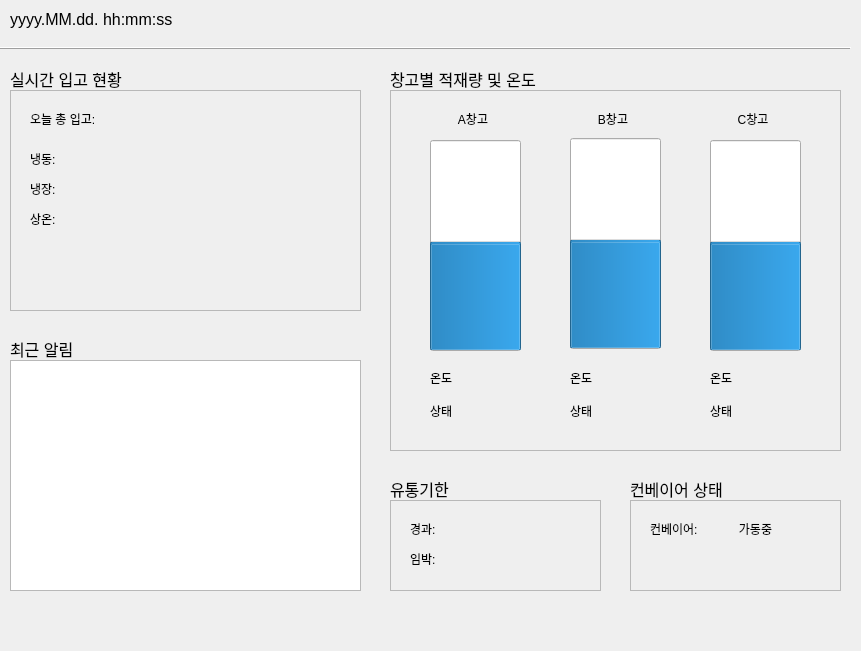
<?xml version="1.0" encoding="UTF-8"?>
<ui version="4.0">
 <class>dashboard</class>
 <widget class="QWidget" name="dashboard">
  <property name="geometry">
   <rect>
    <x>0</x>
    <y>0</y>
    <width>861</width>
    <height>651</height>
   </rect>
  </property>
  <property name="windowTitle">
   <string>Form</string>
  </property>
  <widget class="QLabel" name="label_4">
   <property name="geometry">
    <rect>
     <x>630</x>
     <y>480</y>
     <width>191</width>
     <height>18</height>
    </rect>
   </property>
   <property name="font">
    <font>
     <pointsize>12</pointsize>
     <weight>50</weight>
     <bold>false</bold>
    </font>
   </property>
   <property name="text">
    <string>컨베이어 상태</string>
   </property>
  </widget>
  <widget class="QLabel" name="label_3">
   <property name="geometry">
    <rect>
     <x>390</x>
     <y>480</y>
     <width>66</width>
     <height>18</height>
    </rect>
   </property>
   <property name="font">
    <font>
     <pointsize>12</pointsize>
     <weight>50</weight>
     <bold>false</bold>
    </font>
   </property>
   <property name="text">
    <string>유통기한</string>
   </property>
  </widget>
  <widget class="QLabel" name="datetime">
   <property name="geometry">
    <rect>
     <x>10</x>
     <y>10</y>
     <width>191</width>
     <height>18</height>
    </rect>
   </property>
   <property name="font">
    <font>
     <pointsize>12</pointsize>
    </font>
   </property>
   <property name="text">
    <string>yyyy.MM.dd. hh:mm:ss</string>
   </property>
  </widget>
  <widget class="QLabel" name="label_2">
   <property name="geometry">
    <rect>
     <x>390</x>
     <y>70</y>
     <width>191</width>
     <height>18</height>
    </rect>
   </property>
   <property name="font">
    <font>
     <pointsize>12</pointsize>
     <weight>50</weight>
     <bold>false</bold>
    </font>
   </property>
   <property name="text">
    <string>창고별 적재량 및 온도</string>
   </property>
  </widget>
  <widget class="QLabel" name="label_12">
   <property name="geometry">
    <rect>
     <x>10</x>
     <y>70</y>
     <width>191</width>
     <height>18</height>
    </rect>
   </property>
   <property name="font">
    <font>
     <pointsize>12</pointsize>
     <weight>50</weight>
     <bold>false</bold>
    </font>
   </property>
   <property name="text">
    <string>실시간 입고 현황</string>
   </property>
  </widget>
  <widget class="QFrame" name="frame">
   <property name="geometry">
    <rect>
     <x>0</x>
     <y>40</y>
     <width>851</width>
     <height>16</height>
    </rect>
   </property>
   <property name="frameShape">
    <enum>QFrame::HLine</enum>
   </property>
   <property name="frameShadow">
    <enum>QFrame::Raised</enum>
   </property>
  </widget>
  <widget class="QLabel" name="label_11">
   <property name="geometry">
    <rect>
     <x>10</x>
     <y>340</y>
     <width>121</width>
     <height>18</height>
    </rect>
   </property>
   <property name="font">
    <font>
     <pointsize>12</pointsize>
     <weight>50</weight>
     <bold>false</bold>
    </font>
   </property>
   <property name="text">
    <string>최근 알림</string>
   </property>
  </widget>
  <widget class="QFrame" name="frame_7">
   <property name="geometry">
    <rect>
     <x>10</x>
     <y>90</y>
     <width>351</width>
     <height>221</height>
    </rect>
   </property>
   <property name="frameShape">
    <enum>QFrame::StyledPanel</enum>
   </property>
   <property name="frameShadow">
    <enum>QFrame::Raised</enum>
   </property>
   <widget class="QLabel" name="label">
    <property name="geometry">
     <rect>
      <x>20</x>
      <y>20</y>
      <width>91</width>
      <height>18</height>
     </rect>
    </property>
    <property name="text">
     <string>오늘 총 입고:</string>
    </property>
   </widget>
   <widget class="QLabel" name="in_total">
    <property name="geometry">
     <rect>
      <x>140</x>
      <y>20</y>
      <width>91</width>
      <height>18</height>
     </rect>
    </property>
    <property name="text">
     <string/>
    </property>
   </widget>
   <widget class="QLabel" name="label_7">
    <property name="geometry">
     <rect>
      <x>20</x>
      <y>60</y>
      <width>51</width>
      <height>18</height>
     </rect>
    </property>
    <property name="text">
     <string>냉동:</string>
    </property>
   </widget>
   <widget class="QLabel" name="label_8">
    <property name="geometry">
     <rect>
      <x>20</x>
      <y>90</y>
      <width>51</width>
      <height>18</height>
     </rect>
    </property>
    <property name="text">
     <string>냉장:</string>
    </property>
   </widget>
   <widget class="QLabel" name="label_9">
    <property name="geometry">
     <rect>
      <x>20</x>
      <y>120</y>
      <width>51</width>
      <height>18</height>
     </rect>
    </property>
    <property name="text">
     <string>상온:</string>
    </property>
   </widget>
   <widget class="QLabel" name="in_warehouse_A">
    <property name="geometry">
     <rect>
      <x>90</x>
      <y>60</y>
      <width>91</width>
      <height>18</height>
     </rect>
    </property>
    <property name="text">
     <string/>
    </property>
   </widget>
   <widget class="QLabel" name="in_warehouse_B">
    <property name="geometry">
     <rect>
      <x>90</x>
      <y>90</y>
      <width>91</width>
      <height>18</height>
     </rect>
    </property>
    <property name="text">
     <string/>
    </property>
   </widget>
   <widget class="QLabel" name="in_warehouse_C">
    <property name="geometry">
     <rect>
      <x>90</x>
      <y>120</y>
      <width>91</width>
      <height>18</height>
     </rect>
    </property>
    <property name="text">
     <string/>
    </property>
   </widget>
  </widget>
  <widget class="QFrame" name="frame_9">
   <property name="geometry">
    <rect>
     <x>390</x>
     <y>90</y>
     <width>451</width>
     <height>361</height>
    </rect>
   </property>
   <property name="frameShape">
    <enum>QFrame::StyledPanel</enum>
   </property>
   <property name="frameShadow">
    <enum>QFrame::Raised</enum>
   </property>
   <widget class="QLabel" name="warehouse_C_temp">
    <property name="geometry">
     <rect>
      <x>320</x>
      <y>278</y>
      <width>91</width>
      <height>20</height>
     </rect>
    </property>
    <property name="text">
     <string>온도</string>
    </property>
    <property name="alignment">
     <set>Qt::AlignLeading|Qt::AlignLeft|Qt::AlignVCenter</set>
    </property>
   </widget>
   <widget class="QLabel" name="warehouse_B_status">
    <property name="geometry">
     <rect>
      <x>180</x>
      <y>310</y>
      <width>91</width>
      <height>21</height>
     </rect>
    </property>
    <property name="text">
     <string>상태</string>
    </property>
    <property name="alignment">
     <set>Qt::AlignLeading|Qt::AlignLeft|Qt::AlignVCenter</set>
    </property>
   </widget>
   <widget class="QLabel" name="warehouse_B_temp">
    <property name="geometry">
     <rect>
      <x>180</x>
      <y>277</y>
      <width>91</width>
      <height>21</height>
     </rect>
    </property>
    <property name="text">
     <string>온도</string>
    </property>
    <property name="alignment">
     <set>Qt::AlignLeading|Qt::AlignLeft|Qt::AlignVCenter</set>
    </property>
   </widget>
   <widget class="QProgressBar" name="warehouse_A_bar">
    <property name="geometry">
     <rect>
      <x>40</x>
      <y>50</y>
      <width>91</width>
      <height>211</height>
     </rect>
    </property>
    <property name="layoutDirection">
     <enum>Qt::LeftToRight</enum>
    </property>
    <property name="value">
     <number>50</number>
    </property>
    <property name="alignment">
     <set>Qt::AlignHCenter|Qt::AlignTop</set>
    </property>
    <property name="textVisible">
     <bool>true</bool>
    </property>
    <property name="orientation">
     <enum>Qt::Vertical</enum>
    </property>
    <property name="textDirection">
     <enum>QProgressBar::TopToBottom</enum>
    </property>
   </widget>
   <widget class="QProgressBar" name="warehouse_B_bar">
    <property name="geometry">
     <rect>
      <x>180</x>
      <y>48</y>
      <width>91</width>
      <height>211</height>
     </rect>
    </property>
    <property name="layoutDirection">
     <enum>Qt::LeftToRight</enum>
    </property>
    <property name="value">
     <number>50</number>
    </property>
    <property name="alignment">
     <set>Qt::AlignHCenter|Qt::AlignTop</set>
    </property>
    <property name="textVisible">
     <bool>true</bool>
    </property>
    <property name="orientation">
     <enum>Qt::Vertical</enum>
    </property>
    <property name="textDirection">
     <enum>QProgressBar::TopToBottom</enum>
    </property>
   </widget>
   <widget class="QLabel" name="warehouse_A_status">
    <property name="geometry">
     <rect>
      <x>40</x>
      <y>310</y>
      <width>91</width>
      <height>21</height>
     </rect>
    </property>
    <property name="text">
     <string>상태</string>
    </property>
    <property name="alignment">
     <set>Qt::AlignLeading|Qt::AlignLeft|Qt::AlignVCenter</set>
    </property>
   </widget>
   <widget class="QProgressBar" name="warehouse_C_bar">
    <property name="geometry">
     <rect>
      <x>320</x>
      <y>50</y>
      <width>91</width>
      <height>211</height>
     </rect>
    </property>
    <property name="layoutDirection">
     <enum>Qt::LeftToRight</enum>
    </property>
    <property name="value">
     <number>50</number>
    </property>
    <property name="alignment">
     <set>Qt::AlignHCenter|Qt::AlignTop</set>
    </property>
    <property name="textVisible">
     <bool>true</bool>
    </property>
    <property name="orientation">
     <enum>Qt::Vertical</enum>
    </property>
    <property name="textDirection">
     <enum>QProgressBar::TopToBottom</enum>
    </property>
   </widget>
   <widget class="QLabel" name="warehouse_C">
    <property name="geometry">
     <rect>
      <x>330</x>
      <y>20</y>
      <width>66</width>
      <height>18</height>
     </rect>
    </property>
    <property name="text">
     <string>C창고</string>
    </property>
    <property name="alignment">
     <set>Qt::AlignCenter</set>
    </property>
   </widget>
   <widget class="QLabel" name="warehouse_B">
    <property name="geometry">
     <rect>
      <x>190</x>
      <y>20</y>
      <width>66</width>
      <height>18</height>
     </rect>
    </property>
    <property name="text">
     <string>B창고</string>
    </property>
    <property name="alignment">
     <set>Qt::AlignCenter</set>
    </property>
   </widget>
   <widget class="QLabel" name="warehouse_A">
    <property name="geometry">
     <rect>
      <x>50</x>
      <y>20</y>
      <width>66</width>
      <height>18</height>
     </rect>
    </property>
    <property name="text">
     <string>A창고</string>
    </property>
    <property name="alignment">
     <set>Qt::AlignCenter</set>
    </property>
   </widget>
   <widget class="QLabel" name="warehouse_C_status">
    <property name="geometry">
     <rect>
      <x>320</x>
      <y>310</y>
      <width>91</width>
      <height>21</height>
     </rect>
    </property>
    <property name="text">
     <string>상태</string>
    </property>
    <property name="alignment">
     <set>Qt::AlignLeading|Qt::AlignLeft|Qt::AlignVCenter</set>
    </property>
   </widget>
   <widget class="QLabel" name="warehouse_A_temp">
    <property name="geometry">
     <rect>
      <x>40</x>
      <y>277</y>
      <width>91</width>
      <height>21</height>
     </rect>
    </property>
    <property name="text">
     <string>온도</string>
    </property>
    <property name="alignment">
     <set>Qt::AlignLeading|Qt::AlignLeft|Qt::AlignVCenter</set>
    </property>
   </widget>
  </widget>
  <widget class="QFrame" name="frame_2">
   <property name="geometry">
    <rect>
     <x>390</x>
     <y>500</y>
     <width>211</width>
     <height>91</height>
    </rect>
   </property>
   <property name="frameShape">
    <enum>QFrame::StyledPanel</enum>
   </property>
   <property name="frameShadow">
    <enum>QFrame::Raised</enum>
   </property>
   <widget class="QLabel" name="label_6">
    <property name="geometry">
     <rect>
      <x>20</x>
      <y>50</y>
      <width>91</width>
      <height>18</height>
     </rect>
    </property>
    <property name="text">
     <string>임박:</string>
    </property>
   </widget>
   <widget class="QLabel" name="label_5">
    <property name="geometry">
     <rect>
      <x>20</x>
      <y>20</y>
      <width>91</width>
      <height>18</height>
     </rect>
    </property>
    <property name="text">
     <string>경과:</string>
    </property>
   </widget>
   <widget class="QLabel" name="exp_over">
    <property name="geometry">
     <rect>
      <x>70</x>
      <y>20</y>
      <width>91</width>
      <height>18</height>
     </rect>
    </property>
    <property name="text">
     <string/>
    </property>
   </widget>
   <widget class="QLabel" name="exp_soon">
    <property name="geometry">
     <rect>
      <x>70</x>
      <y>50</y>
      <width>91</width>
      <height>18</height>
     </rect>
    </property>
    <property name="text">
     <string/>
    </property>
   </widget>
  </widget>
  <widget class="QFrame" name="frame_3">
   <property name="geometry">
    <rect>
     <x>630</x>
     <y>500</y>
     <width>211</width>
     <height>91</height>
    </rect>
   </property>
   <property name="frameShape">
    <enum>QFrame::StyledPanel</enum>
   </property>
   <property name="frameShadow">
    <enum>QFrame::Raised</enum>
   </property>
   <widget class="QLabel" name="exp_over_2">
    <property name="geometry">
     <rect>
      <x>110</x>
      <y>20</y>
      <width>51</width>
      <height>18</height>
     </rect>
    </property>
    <property name="text">
     <string/>
    </property>
   </widget>
   <widget class="QLabel" name="label_10">
    <property name="geometry">
     <rect>
      <x>20</x>
      <y>20</y>
      <width>61</width>
      <height>18</height>
     </rect>
    </property>
    <property name="text">
     <string>컨베이어:</string>
    </property>
   </widget>
   <widget class="QLabel" name="conveyor_status">
    <property name="geometry">
     <rect>
      <x>100</x>
      <y>20</y>
      <width>51</width>
      <height>18</height>
     </rect>
    </property>
    <property name="text">
     <string>가동중</string>
    </property>
    <property name="alignment">
     <set>Qt::AlignCenter</set>
    </property>
   </widget>
  </widget>
  <widget class="QListWidget" name="noti_recent">
   <property name="geometry">
    <rect>
     <x>10</x>
     <y>360</y>
     <width>351</width>
     <height>231</height>
    </rect>
   </property>
  </widget>
 </widget>
 <resources/>
 <connections/>
</ui>
